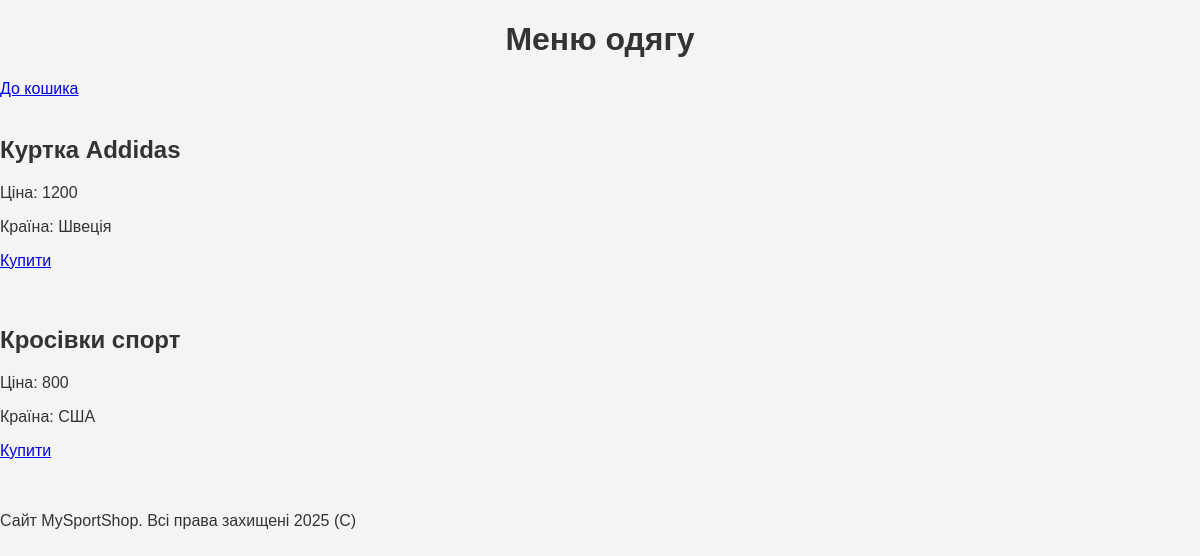
/2/buy/2, run on the app's committed database.
### app.py (models this page shows, shortened)
class Product(db.Model):
    id = db.Column(db.Integer, primary_key=True)
    title = db.Column(db.String(30), nullable=False)
    price = db.Column(db.Integer, nullable=False)
    country = db.Column(db.String(30), nullable=False)

### app.py (the view)
@app.route("/<int:c_id>/buy/<int:p_id>")
def buy(c_id, p_id):
    client = Client.query.get_or_404(c_id)
    client.cart += Product.query.get_or_404(p_id).title + " "
    db.session.commit()
    products = Product.query.all()
    return render_template("product_u.html", products=products, id=client.id)

### templates/product_u.html
{% extends 'product_a.html' %}
{% block add %}
    <a href="{{ c_id }}/cart">До кошика</a>
{% endblock %}
{% block product scoped %}
    <div>
        <h2>{{ product.title }}</h2>
        <p>Ціна: {{ product.price }}</p>
        <p>Країна: {{ product.country }}</p>
        <a href="{{ c_id }}/buy/{{ product.id }}">Купити</a>
    </div>
    <br>
{% endblock %}

### static/css/styles.css (style rules this page uses)
body { font-family: Arial, sans-serif; margin: 0; padding: 0; background-color: #f4f4f4; color: #333; }

### data on the page
Product: title "Куртка Addidas", price "1200", country "Швеція"
Product: title "Кросівки спорт", price "800", country "США"
